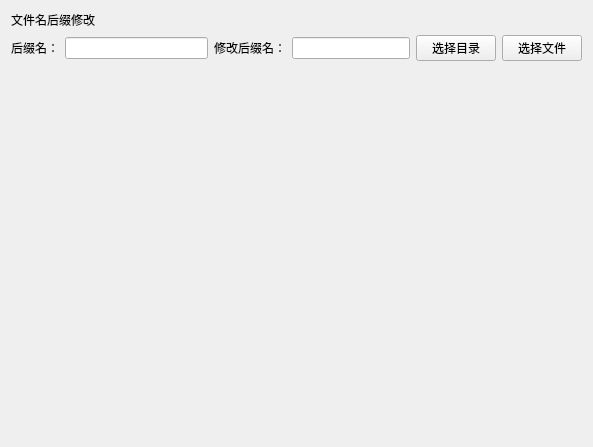
<?xml version="1.0" encoding="UTF-8"?>
<ui version="4.0">
 <class>FileOptUi</class>
 <widget class="QWidget" name="FileOptUi">
  <property name="geometry">
   <rect>
    <x>0</x>
    <y>0</y>
    <width>593</width>
    <height>447</height>
   </rect>
  </property>
  <property name="windowTitle">
   <string>Form</string>
  </property>
  <layout class="QVBoxLayout" name="verticalLayout_2">
   <item>
    <layout class="QVBoxLayout" name="verticalLayout">
     <item>
      <widget class="QLabel" name="label">
       <property name="text">
        <string>文件名后缀修改</string>
       </property>
      </widget>
     </item>
     <item>
      <layout class="QHBoxLayout" name="horizontalLayout_3">
       <item>
        <layout class="QHBoxLayout" name="horizontalLayout">
         <item>
          <widget class="QLabel" name="label_2">
           <property name="text">
            <string>后缀名：</string>
           </property>
          </widget>
         </item>
         <item>
          <widget class="QLineEdit" name="lineEditFileSuffix"/>
         </item>
        </layout>
       </item>
       <item>
        <layout class="QHBoxLayout" name="horizontalLayout_2">
         <item>
          <widget class="QLabel" name="label_3">
           <property name="text">
            <string>修改后缀名：</string>
           </property>
          </widget>
         </item>
         <item>
          <widget class="QLineEdit" name="lineEditFileChangedSuffix"/>
         </item>
        </layout>
       </item>
       <item>
        <widget class="QPushButton" name="pushButtonChooseDir">
         <property name="text">
          <string>选择目录</string>
         </property>
        </widget>
       </item>
       <item>
        <widget class="QPushButton" name="pushButtonChooseFiles">
         <property name="text">
          <string>选择文件</string>
         </property>
        </widget>
       </item>
      </layout>
     </item>
    </layout>
   </item>
   <item>
    <spacer name="verticalSpacer">
     <property name="orientation">
      <enum>Qt::Vertical</enum>
     </property>
     <property name="sizeHint" stdset="0">
      <size>
       <width>20</width>
       <height>361</height>
      </size>
     </property>
    </spacer>
   </item>
  </layout>
 </widget>
 <resources/>
 <connections/>
</ui>
